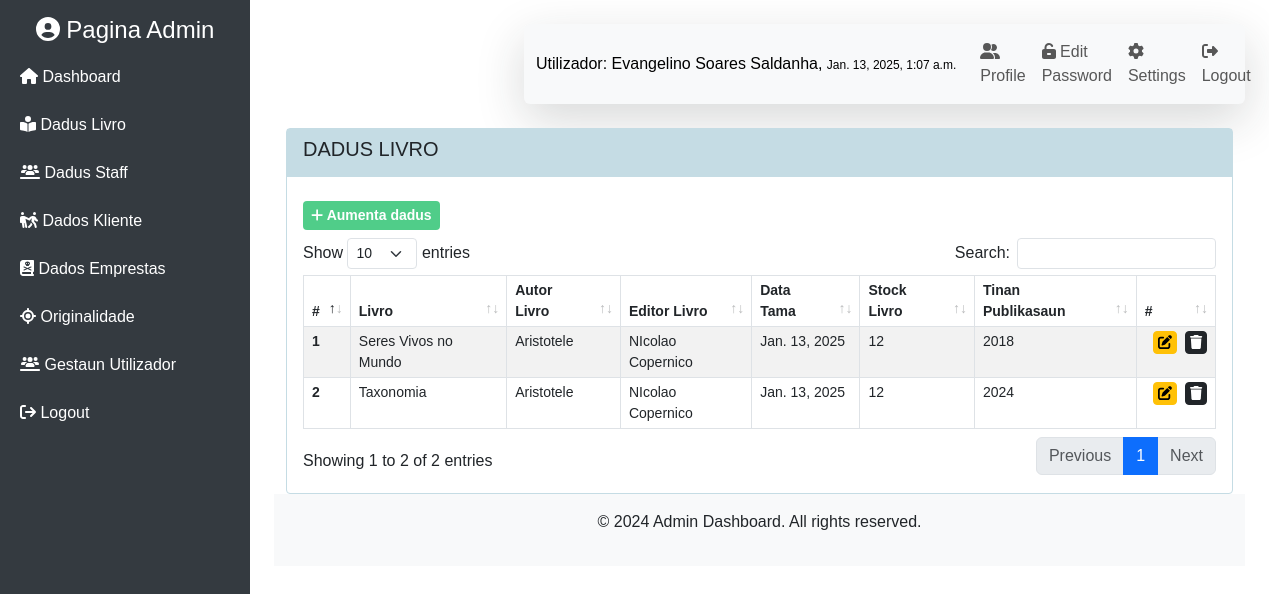
/home/livro_list/68de72b32de84bc0ae753f8a108fe332 (signed in), run on the app's committed database.
### mainApp/models.py (models this page shows, shortened)
class Staff(models.Model):
    SEXO_CHOICES = [
        ('Mane', 'Mane'),
        ('Feto', 'Feto'),
    ]
    STADU_CIVIL = [
        ('Solteiro', 'Solteiro'),
        ('Kassadu', 'Kassadu'),
        ('Diborsiadu', 'Diborsiadu'),
        ('Barlakeadu', 'Barlakeadu')
    ]
    id_staff = models.UUIDField(primary_key=True, default=uuid.uuid4, editable=False)
    naran_staff = models.CharField(max_length=225, blank=True, null=True)
    sexu = models.CharField(max_length=4, choices=SEXO_CHOICES, blank=True, null=True)
    data_moris = models.DateField(blank=True, null=True)
    id_suku = models.ForeignKey(Suku, related_name='staff', on_delete=models.CASCADE, blank=True, null=True)
    endereso = models.CharField(max_length=225, blank=True, null=True)
    no_tlf = models.CharField(max_length=20, blank=True, null=True)
    estadu_sivil = models.CharField(max_length=15, default='', choices=STADU_CIVIL,blank=True, null=True)
    user = models.OneToOneField(User, on_delete=models.CASCADE, null= True)
    foto = models.ImageField(
        upload_to='foto_staff/',
        validators=[FileExtensionValidator(allowed_extensions=['png', 'jpg', 'jpeg'])],
        null=True,
        blank=True,
        default='default.png'
    )

class Livro(models.Model):
    def year_choices():
        return [(r, r) for r in range(1900, datetime.datetime.now().year + 1)]
    id_livro = models.UUIDField(primary_key=True, default=uuid.uuid4, editable=False)
    naran_livro = models.CharField(max_length=225)
    id_autor = models.ForeignKey(AutorLivro, related_name='autor_livro', on_delete=models.CASCADE)
    stock_livro = models.IntegerField()
    no_isbn = models.CharField(max_length=225)
    data_tama = models.DateField()
    tinan_publikasaun = models.IntegerField(choices=year_choices())
    id_editor = models.ForeignKey(EditorLivro, related_name='editor_livro', on_delete=models.CASCADE)
    id_kategoria = models.ForeignKey(Kategoira, related_name='kategorias_livro', on_delete=models.CASCADE)

class AutorLivro(models.Model):
    SEXO_CHOICES = [
        ('Mane', 'Mane'),
        ('Feto', 'Feto'),
    ]
    id_autor = models.UUIDField(primary_key=True, default=uuid.uuid4, editable=False)
    naran_autor = models.CharField(max_length=225)
    sexu = models.CharField(max_length=5, choices=SEXO_CHOICES)  # increased to 5 to match 'Mane'
    data_moris = models.DateField()
    nasionalidade = models.CharField(max_length=200)
    espesialidade = models.TextField()

class EditorLivro(models.Model):
    SEXO_CHOICES = [
        ('Mane', 'Mane'),
        ('Feto', 'Feto'),
]
    id_editor = models.UUIDField(primary_key=True, default=uuid.uuid4, editable=False)
    naran_editor = models.CharField(max_length=225)
    sexu = models.CharField(max_length=4, choices=SEXO_CHOICES)
    data_moris = models.DateField()
    nasionalidade = models.CharField(max_length=200)
    espesialidade = models.TextField()

### mainApp/views/views_admin.py (the view)
# urls.py: path('livro_list/<str:id_kategoria>', views.livro_list, name='livro_list'),
@login_required
def livro_list(request, id_kategoria):
    dados_livro = Livro.objects.all().filter(id_kategoria=id_kategoria)
    context = {
        'title': 'Dados Livro',
        'sub_title': 'Dadus Livro',
        'livros': dados_livro,
        'id_ktg': id_kategoria
    }
    return render(request, 'module/mod_livro/v_livro.html', context)

### mainApp/templates/module/mod_livro/v_livro.html
{% extends 'base.html' %}
{% block content %}
<div class="row mt-4">
    <div class="col-md-12">
        <div class="card rounded-1" id="card">
            <div class="card-header rounded-0" id="card-header">
                <div class="cart-title">
                    <h5 class="card-title">{{sub_title}}</h5>
                </div>
            </div>
            <div class="card-body">
                <div class="my-2">
                    <a href="{% url 'add' %}" class="btn btn-sm" id="btn_add"><i class="fa fa-plus"></i> Aumenta dadus</a>
                </div>
               <div class="table-responsive">
                <table id="activityTable" class="table table-striped table-bordered">
                    <thead>
                        <tr>
                            <th scope="col" class="py-1">#</th>
                            <th scope="col" class="py-1">Livro</th>
                            <th scope="col" class="py-1">Autor Livro</th>
                            <th scope="col" class="py-1">Editor Livro</th>
                            <th scope="col" class="py-1">Data Tama</th>
                            <th scope="col" class="py-1">Stock Livro</th>
                            <th scope="col" class="py-1">Tinan Publikasaun</th>
                            <th scope="col" class="py-1">#</th>
                        </tr>
                    </thead>
                    <tbody>
                        {% for i in livros %}
                        <tr>
                            <th scope="row" class="py-1">{{forloop.counter}}</th>
                            <td class="py-1">{{i.naran_livro}}</td>
                            <td class="py-1">{{i.id_autor.naran_autor}}</td>
                            <td class="py-1">{{i.id_editor.naran_editor}}</td>
                            <td class="py-1">{{i.data_tama}}</td>
                            <td class="py-1">{{i.stock_livro}}</td>
                            <td class="py-1">{{i.tinan_publikasaun}}</td>
                            <td class="py-1">
                               <div class="d-flex">
                                    <form action="{% url 'update_livro' i.id_livro %}">
                                        <button type="submit" class="btn btn-sm py-0 px-1 btn-warning mx-2"><i class="fa fa-edit"></i></button>
                                    </form>
                                    <form action="{% url 'delete_livro' i.id_livro id_ktg %}">
                                        <button type="submit" class="btn btn-sm py-0 px-1 btn-dark"><i class="fa fa-trash"></i></button>
                                    </form>
                               </div>
                            </td>
                        </tr>
                        {% endfor %}
                    </tbody>
                </table>
               </div>
            </div>
        </div>
    </div>
</div>
{% endblock %}

### templates/navbar.html (shortened to what this page needs)
<nav class="navbar navbar-expand-lg navbar-light bg-light shadow-lg rounded-2">
    <div class="container-fluid rounded-1">
        <a class="navbar-brand fs-6" href="#">Utilizador: {{request.user.staff.naran_staff}}, <span
                style="font-size: 12px;">{{user.last_login}}</span></a>
        <div class="collapse navbar-collapse" id="navbarSupportedContent">
            <ul class="navbar-nav ms-auto mb-2 mb-lg-0">
                <li class="nav-item">
                    <a class="nav-link" href="{% url 'detallu_staff' request.user.staff.id_staff %}"><i
                            class="fa fa-user-friends"></i> Profile</a>
                </li>
                <li class="nav-item">
                    <a class="nav-link" href="{% url 'change-password' %}"><i class="fa fa-unlock-keyhole"></i> Edit
                        Password</a>
                </li>
                <li class="nav-item">
                    <a class="nav-link" href="{% url 'update_staff' request.user.staff.id_staff %}"><i
                            class="fa fa-gear"></i> Settings</a>
                </li>
                <li class="nav-item">
                    <a class="nav-link" href="{% url 'logout' %}"><i class="fa fa-sign-out-alt "></i> Logout</a>
                </li>
            </ul>
        </div>
    </div>
</nav>

### static/css/style.css (style rules this page uses)
body { font-family: 'Arial', sans-serif; overflow-x: hidden; }
.navbar { margin-left: 250px; transition: margin-left 0.3s ease; }
th { font-size: 14px; }
td { font-size: 14px; }
#card-header { background-color: #c5dce4; border: none; }
#card { border-color: rgb(197, 220, 228); }
.card-title { text-transform: uppercase; }
#btn_add { background-color: #50cd89; border: 0px; font-weight: bold; border-radius: 4px; color: white; }

### data on the page
Livro: naran_livro "Seres Vivos no Mundo", id_autor.naran_autor "Aristotele", id_editor.naran_editor "NIcolao Copernico", data_tama "Jan. 13, 2025", stock_livro "12", tinan_publikasaun "2018"
Livro: naran_livro "Taxonomia", id_autor.naran_autor "Aristotele", id_editor.naran_editor "NIcolao Copernico", data_tama "Jan. 13, 2025", stock_livro "12", tinan_publikasaun "2024"

### other printed values
{{ request.user.staff.naran_staff }} "Evangelino Soares Saldanha"
{{ user.last_login }} "Jan. 13, 2025, 1:07 a.m."
{{ sub_title }} "DADUS LIVRO"
